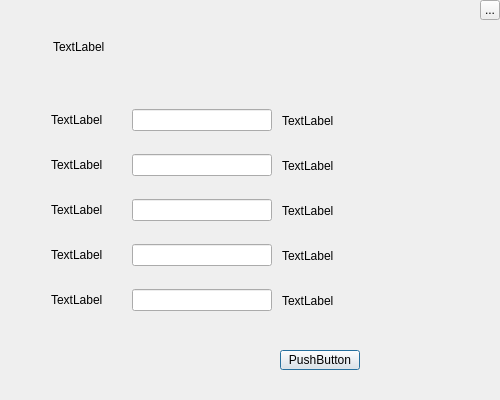
<?xml version="1.0" encoding="UTF-8"?>
<ui version="4.0">
 <class>register_dialog</class>
 <widget class="QDialog" name="register_dialog">
  <property name="geometry">
   <rect>
    <x>0</x>
    <y>0</y>
    <width>500</width>
    <height>400</height>
   </rect>
  </property>
  <property name="minimumSize">
   <size>
    <width>500</width>
    <height>400</height>
   </size>
  </property>
  <property name="maximumSize">
   <size>
    <width>500</width>
    <height>400</height>
   </size>
  </property>
  <property name="windowTitle">
   <string>Dialog</string>
  </property>
  <widget class="QLabel" name="register_uesr_label">
   <property name="geometry">
    <rect>
     <x>53</x>
     <y>21</y>
     <width>391</width>
     <height>51</height>
    </rect>
   </property>
   <property name="text">
    <string>TextLabel</string>
   </property>
  </widget>
  <widget class="QWidget" name="layoutWidget">
   <property name="geometry">
    <rect>
     <x>51</x>
     <y>146</y>
     <width>391</width>
     <height>39</height>
    </rect>
   </property>
   <layout class="QHBoxLayout" name="horizontalLayout_2">
    <item>
     <widget class="QLabel" name="register_uesrpassword_label">
      <property name="minimumSize">
       <size>
        <width>55</width>
        <height>20</height>
       </size>
      </property>
      <property name="maximumSize">
       <size>
        <width>55</width>
        <height>20</height>
       </size>
      </property>
      <property name="text">
       <string>TextLabel</string>
      </property>
     </widget>
    </item>
    <item>
     <spacer name="horizontalSpacer_2">
      <property name="orientation">
       <enum>Qt::Horizontal</enum>
      </property>
      <property name="sizeType">
       <enum>QSizePolicy::Fixed</enum>
      </property>
      <property name="sizeHint" stdset="0">
       <size>
        <width>20</width>
        <height>20</height>
       </size>
      </property>
     </spacer>
    </item>
    <item>
     <widget class="QLineEdit" name="register_uesrpassword_lineEdit">
      <property name="minimumSize">
       <size>
        <width>140</width>
        <height>22</height>
       </size>
      </property>
      <property name="maximumSize">
       <size>
        <width>140</width>
        <height>22</height>
       </size>
      </property>
     </widget>
    </item>
    <item>
     <spacer name="horizontalSpacer_7">
      <property name="orientation">
       <enum>Qt::Horizontal</enum>
      </property>
      <property name="sizeType">
       <enum>QSizePolicy::Fixed</enum>
      </property>
      <property name="sizeHint" stdset="0">
       <size>
        <width>4</width>
        <height>20</height>
       </size>
      </property>
     </spacer>
    </item>
    <item>
     <widget class="QLabel" name="register_uesrpassword_info_label">
      <property name="text">
       <string>TextLabel</string>
      </property>
     </widget>
    </item>
   </layout>
  </widget>
  <widget class="QWidget" name="layoutWidget_2">
   <property name="geometry">
    <rect>
     <x>51</x>
     <y>191</y>
     <width>391</width>
     <height>39</height>
    </rect>
   </property>
   <layout class="QHBoxLayout" name="horizontalLayout_3">
    <item>
     <widget class="QLabel" name="register_uesrpasswordconfim_label">
      <property name="minimumSize">
       <size>
        <width>55</width>
        <height>20</height>
       </size>
      </property>
      <property name="maximumSize">
       <size>
        <width>55</width>
        <height>20</height>
       </size>
      </property>
      <property name="text">
       <string>TextLabel</string>
      </property>
     </widget>
    </item>
    <item>
     <spacer name="horizontalSpacer_3">
      <property name="orientation">
       <enum>Qt::Horizontal</enum>
      </property>
      <property name="sizeType">
       <enum>QSizePolicy::Fixed</enum>
      </property>
      <property name="sizeHint" stdset="0">
       <size>
        <width>20</width>
        <height>20</height>
       </size>
      </property>
     </spacer>
    </item>
    <item>
     <widget class="QLineEdit" name="register_uesrpasswordconfim_lineEdit">
      <property name="minimumSize">
       <size>
        <width>140</width>
        <height>22</height>
       </size>
      </property>
      <property name="maximumSize">
       <size>
        <width>140</width>
        <height>22</height>
       </size>
      </property>
     </widget>
    </item>
    <item>
     <spacer name="horizontalSpacer_8">
      <property name="orientation">
       <enum>Qt::Horizontal</enum>
      </property>
      <property name="sizeType">
       <enum>QSizePolicy::Fixed</enum>
      </property>
      <property name="sizeHint" stdset="0">
       <size>
        <width>4</width>
        <height>20</height>
       </size>
      </property>
     </spacer>
    </item>
    <item>
     <widget class="QLabel" name="register_uesrpasswordconfim_info_label">
      <property name="text">
       <string>TextLabel</string>
      </property>
     </widget>
    </item>
   </layout>
  </widget>
  <widget class="QWidget" name="layoutWidget_3">
   <property name="geometry">
    <rect>
     <x>51</x>
     <y>236</y>
     <width>391</width>
     <height>39</height>
    </rect>
   </property>
   <layout class="QHBoxLayout" name="horizontalLayout_4">
    <item>
     <widget class="QLabel" name="register_uesrname_label">
      <property name="minimumSize">
       <size>
        <width>55</width>
        <height>20</height>
       </size>
      </property>
      <property name="maximumSize">
       <size>
        <width>55</width>
        <height>20</height>
       </size>
      </property>
      <property name="text">
       <string>TextLabel</string>
      </property>
     </widget>
    </item>
    <item>
     <spacer name="horizontalSpacer_4">
      <property name="orientation">
       <enum>Qt::Horizontal</enum>
      </property>
      <property name="sizeType">
       <enum>QSizePolicy::Fixed</enum>
      </property>
      <property name="sizeHint" stdset="0">
       <size>
        <width>20</width>
        <height>20</height>
       </size>
      </property>
     </spacer>
    </item>
    <item>
     <widget class="QLineEdit" name="register_uesrname_lineEdit">
      <property name="minimumSize">
       <size>
        <width>140</width>
        <height>22</height>
       </size>
      </property>
      <property name="maximumSize">
       <size>
        <width>140</width>
        <height>22</height>
       </size>
      </property>
     </widget>
    </item>
    <item>
     <spacer name="horizontalSpacer_9">
      <property name="orientation">
       <enum>Qt::Horizontal</enum>
      </property>
      <property name="sizeType">
       <enum>QSizePolicy::Fixed</enum>
      </property>
      <property name="sizeHint" stdset="0">
       <size>
        <width>4</width>
        <height>20</height>
       </size>
      </property>
     </spacer>
    </item>
    <item>
     <widget class="QLabel" name="register_uesrname_info_label">
      <property name="text">
       <string>TextLabel</string>
      </property>
     </widget>
    </item>
   </layout>
  </widget>
  <widget class="QWidget" name="layoutWidget_4">
   <property name="geometry">
    <rect>
     <x>51</x>
     <y>281</y>
     <width>391</width>
     <height>39</height>
    </rect>
   </property>
   <layout class="QHBoxLayout" name="horizontalLayout_5">
    <item>
     <widget class="QLabel" name="register_uesrphone_label">
      <property name="minimumSize">
       <size>
        <width>55</width>
        <height>20</height>
       </size>
      </property>
      <property name="maximumSize">
       <size>
        <width>55</width>
        <height>20</height>
       </size>
      </property>
      <property name="text">
       <string>TextLabel</string>
      </property>
     </widget>
    </item>
    <item>
     <spacer name="horizontalSpacer_5">
      <property name="orientation">
       <enum>Qt::Horizontal</enum>
      </property>
      <property name="sizeType">
       <enum>QSizePolicy::Fixed</enum>
      </property>
      <property name="sizeHint" stdset="0">
       <size>
        <width>20</width>
        <height>20</height>
       </size>
      </property>
     </spacer>
    </item>
    <item>
     <widget class="QLineEdit" name="register_uesrphone_lineEdit">
      <property name="minimumSize">
       <size>
        <width>140</width>
        <height>22</height>
       </size>
      </property>
      <property name="maximumSize">
       <size>
        <width>140</width>
        <height>22</height>
       </size>
      </property>
     </widget>
    </item>
    <item>
     <spacer name="horizontalSpacer_10">
      <property name="orientation">
       <enum>Qt::Horizontal</enum>
      </property>
      <property name="sizeType">
       <enum>QSizePolicy::Fixed</enum>
      </property>
      <property name="sizeHint" stdset="0">
       <size>
        <width>4</width>
        <height>20</height>
       </size>
      </property>
     </spacer>
    </item>
    <item>
     <widget class="QLabel" name="register_uesrphone_info_label">
      <property name="text">
       <string>TextLabel</string>
      </property>
     </widget>
    </item>
   </layout>
  </widget>
  <widget class="QPushButton" name="register_uesr_pushButton">
   <property name="geometry">
    <rect>
     <x>280</x>
     <y>350</y>
     <width>80</width>
     <height>20</height>
    </rect>
   </property>
   <property name="text">
    <string>PushButton</string>
   </property>
  </widget>
  <widget class="QToolButton" name="register_quit_toolButton">
   <property name="geometry">
    <rect>
     <x>480</x>
     <y>0</y>
     <width>20</width>
     <height>20</height>
    </rect>
   </property>
   <property name="minimumSize">
    <size>
     <width>20</width>
     <height>20</height>
    </size>
   </property>
   <property name="maximumSize">
    <size>
     <width>20</width>
     <height>20</height>
    </size>
   </property>
   <property name="text">
    <string>...</string>
   </property>
  </widget>
  <widget class="QWidget" name="">
   <property name="geometry">
    <rect>
     <x>51</x>
     <y>101</y>
     <width>391</width>
     <height>39</height>
    </rect>
   </property>
   <layout class="QHBoxLayout" name="horizontalLayout">
    <item>
     <widget class="QLabel" name="register_uesrid_label">
      <property name="minimumSize">
       <size>
        <width>55</width>
        <height>20</height>
       </size>
      </property>
      <property name="maximumSize">
       <size>
        <width>55</width>
        <height>20</height>
       </size>
      </property>
      <property name="text">
       <string>TextLabel</string>
      </property>
     </widget>
    </item>
    <item>
     <spacer name="horizontalSpacer">
      <property name="orientation">
       <enum>Qt::Horizontal</enum>
      </property>
      <property name="sizeType">
       <enum>QSizePolicy::Fixed</enum>
      </property>
      <property name="sizeHint" stdset="0">
       <size>
        <width>20</width>
        <height>20</height>
       </size>
      </property>
     </spacer>
    </item>
    <item>
     <widget class="QLineEdit" name="register_uesrid_lineEdit">
      <property name="minimumSize">
       <size>
        <width>140</width>
        <height>22</height>
       </size>
      </property>
      <property name="maximumSize">
       <size>
        <width>140</width>
        <height>22</height>
       </size>
      </property>
     </widget>
    </item>
    <item>
     <spacer name="horizontalSpacer_6">
      <property name="orientation">
       <enum>Qt::Horizontal</enum>
      </property>
      <property name="sizeType">
       <enum>QSizePolicy::Fixed</enum>
      </property>
      <property name="sizeHint" stdset="0">
       <size>
        <width>4</width>
        <height>20</height>
       </size>
      </property>
     </spacer>
    </item>
    <item>
     <widget class="QLabel" name="register_uesrid_info_label">
      <property name="text">
       <string>TextLabel</string>
      </property>
     </widget>
    </item>
   </layout>
  </widget>
 </widget>
 <resources/>
 <connections/>
</ui>
